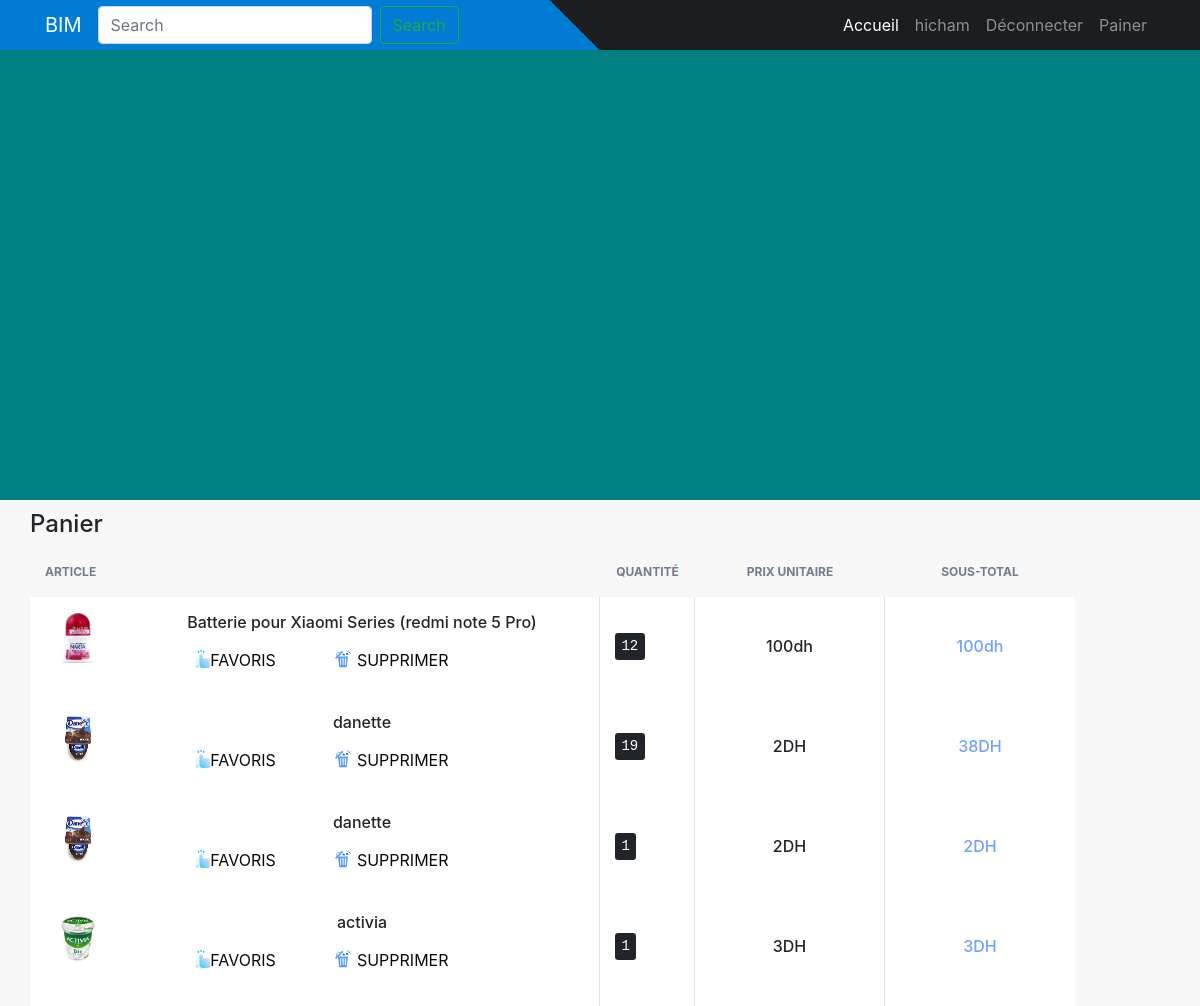
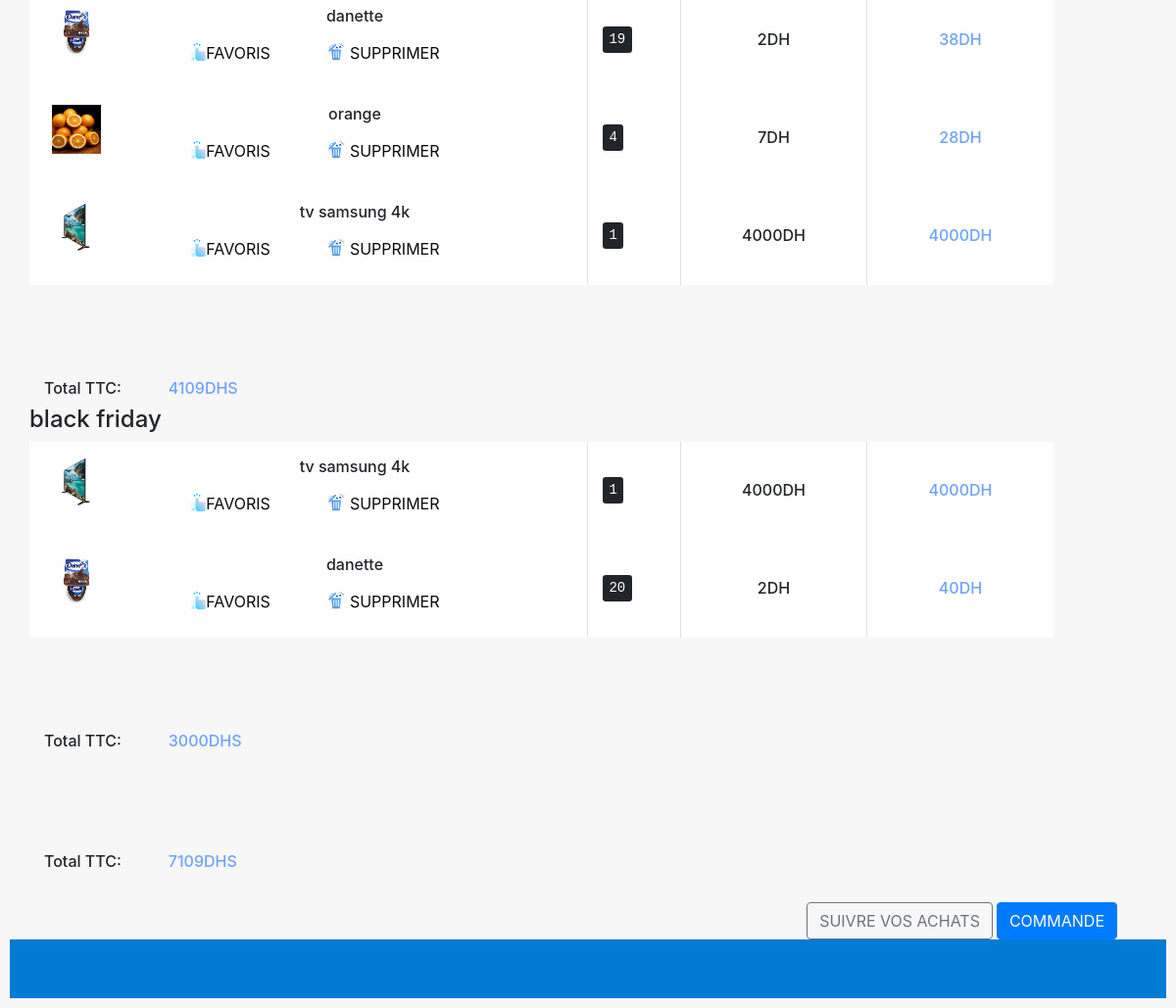
Page /paniergbl.php (signed in) on the committed database (2 pictures, top to bottom).
### tables this page shows
CREATE TABLE IF NOT EXISTS `produit` (
  `ID_pro` int(10) unsigned NOT NULL AUTO_INCREMENT,
  `nom` varchar(50) DEFAULT NULL,
  `Qte` int(11) DEFAULT NULL,
  `id_ad` int(11) unsigned NOT NULL,
  `id_ca` int(11) unsigned NOT NULL,
  `prix` int(11) unsigned NOT NULL,
  `img` varchar(50) DEFAULT NULL,
  `visible` int(2) unsigned NOT NULL DEFAULT 1,
  PRIMARY KEY (`ID_pro`),
  KEY `FK_AJOUTE` (`id_ad`),
  KEY `id_ca` (`id_ca`),
  CONSTRAINT `FK_produit_categorie` FOREIGN KEY (`id_ca`) REFERENCES `categorie` (`id_cat`),
  CONSTRAINT `FK_produit_user` FOREIGN KEY (`id_ad`) REFERENCES `user` (`id_user`)
);

CREATE TABLE IF NOT EXISTS `commande` (
  `ID_com` int(11) unsigned NOT NULL AUTO_INCREMENT,
  `date_com` date DEFAULT NULL,
  `id_pro` int(11) unsigned DEFAULT NULL,
  `id_pan` int(11) unsigned DEFAULT NULL,
  `id_client` int(11) unsigned NOT NULL,
  `pay` int(2) unsigned NOT NULL DEFAULT 0,
  `Qte` int(10) unsigned NOT NULL,
  PRIMARY KEY (`ID_com`),
  KEY `id_pro` (`id_pro`),
  KEY `id_pan` (`id_pan`),
  KEY `id_client` (`id_client`),
  CONSTRAINT `FK_commande_panier_fixe` FOREIGN KEY (`id_pan`) REFERENCES `panier_fixe` (`ID_panier`),
  CONSTRAINT `FK_commande_produit` FOREIGN KEY (`id_pro`) REFERENCES `produit` (`ID_pro`),
  CONSTRAINT `FK_commande_user` FOREIGN KEY (`id_client`) REFERENCES `user` (`id_user`)
);

CREATE TABLE IF NOT EXISTS `panier_fixe` (
  `ID_panier` int(10) unsigned NOT NULL AUTO_INCREMENT,
  `Date_panier` date DEFAULT NULL,
  `id_ad` int(10) unsigned NOT NULL,
  `prix` int(10) unsigned NOT NULL,
  `nomp` char(50) NOT NULL,
  PRIMARY KEY (`ID_panier`),
  KEY `id_ad` (`id_ad`),
  CONSTRAINT `FK_panier_fixe_user` FOREIGN KEY (`id_ad`) REFERENCES `user` (`id_user`)
);

CREATE TABLE IF NOT EXISTS `produitpn` (
  `id-e` int(10) unsigned NOT NULL AUTO_INCREMENT,
  `id_pan` int(10) unsigned NOT NULL,
  `id_pro` int(10) unsigned NOT NULL,
  `QnT` int(10) unsigned NOT NULL,
  PRIMARY KEY (`id-e`),
  KEY `id_pan` (`id_pan`),
  KEY `id_pro` (`id_pro`),
  CONSTRAINT `FK_produitpn_panier_fixe` FOREIGN KEY (`id_pan`) REFERENCES `panier_fixe` (`ID_panier`),
  CONSTRAINT `FK_produitpn_produit` FOREIGN KEY (`id_pro`) REFERENCES `produit` (`ID_pro`)
);

### panierglb.php (the view, shortened to what this page needs)
<?php include('server.php')?>
<?php
$panipro = "SELECT * FROM commande where id_client='" .$_SESSION['iduser']. "'";
$resultpanipro = $conn->query($panipro);
if ($resultpanipro->num_rows > 0) {
  while($rowpanipro = $resultpanipro->fetch_assoc()) {
    if($rowpanipro["pay"]==0 &$rowpanipro["id_pan"]==null){
        $pro = "SELECT * FROM produit where ID_pro=" . $rowpanipro["id_pro"] . "";
        $resultpro = $conn->query($pro);
      if ($resultpro->num_rows > 0) {
              while($rowpro = $resultpro->fetch_assoc()) {
              echo  "<div class='container'>
                <div class='row'>
                  <div class='cola col-1 '>
                    <img src='./image/" . $rowpro["img"] . "' class='img1 mt-3'>
                  </div>
                  <div class='cola col-5 border-right'>
                    <h6 class=' mt-3 '>" . $rowpro["nom"] . "</h6>
                        <div class='rowc ml-4 mt-3'>
                        <div class='col-4 '><img src='./icon/like.png' class='icon'><a href='#' class='link'>FAVORIS</a> </div>
                        <div class='col-5 '><img src='./icon/bin.png' class='icon'> <a href='#' class='link'>SUPPRIMER</a></div>
                            </div>
                  </div>
                  <div class='cola col-1 cent border-right'>
                  <kbd>" . $rowpanipro["Qte"] . "</kbd>
                  </div>
                  <div class='cola col-2 cent border-right'>
                      <h6 class='m-auto'>" . $rowpro["prix"] . "DH</h6>
                </div>
                <div class='cola col-2 cent cor'>
                    <h6 class='m-auto'>" . ($rowpro["prix"]*$rowpanipro["Qte"]) . "DH</h6>
                </div>
                </div>
              </div> ";
              }
       }
    }
  }
}
?>

### painerprsg.php (shortened to what this page needs)
<?php include('server.php')?>
<?php
$paincomd = "SELECT * FROM commande where id_client='" .$_SESSION['iduser']. "'";
$resultpaincomd = $conn->query($paincomd);
if ($resultpaincomd->num_rows > 0) {
  while($rowpaincomd = $resultpaincomd->fetch_assoc()) {
    if(isset($rowpaincomd["id_pan"]) && $rowpaincomd["pay"]==0){
        $pain = "SELECT * FROM panier_fixe where ID_panier='" . $rowpaincomd["id_pan"] . "'";
        $resultpain = $conn->query($pain);
        if ($resultpain->num_rows > 0) {
            while($rowpain = $resultpain->fetch_assoc()) {
                                   echo "<div class='container'>
                                    <div class='row'>
                                      <h4>" . $rowpain["nomp"] . "</h4>
                                    </div>
                                     </div>";
                   $painpro = "SELECT * FROM produitpn where id_pan=" . $rowpain["ID_panier"] . "";
                   $resultpainpro = $conn->query($painpro);
                if ($resultpainpro->num_rows > 0 ) {
                    while($rowpainpro = $resultpainpro->fetch_assoc()) {
                               $prodd = "SELECT * FROM produit where ID_pro=" . $rowpainpro["id_pro"] . "";
                               $resultprodd = $conn->query($prodd);
                            if ($resultprodd->num_rows > 0) {
                                while($rowprodd = $resultprodd->fetch_assoc()) {
                                  echo "<div class='container'>
                                  <div class='row'>
                                    <div class='cola col-1 '>
                                      <img src='./image/" . $rowprodd["img"] . "' class='img1 mt-3'>
                                    </div>
                                    <div class='cola col-5 border-right'>
                                      <h6 class=' mt-3 '>" . $rowprodd["nom"] . "</h6>
                                          <div class='rowc ml-4 mt-3'>
                                          <div class='col-4 '><img src='./icon/like.png' class='icon'><a href='#' class='link'>FAVORIS</a> </div>
                                          <div class='col-5 '><img src='./icon/bin.png' class='icon'> <a href='#' class='link'>SUPPRIMER</a></div>
                                              </div>
                                    </div>
                                    <div class='cola col-1 cent border-right'>
                                    <kbd>" . $rowpainpro["QnT"] . "</kbd>
                                    </div>
                                    <div class='cola col-2 cent border-right'>
                                        <h6 class='m-auto'>" . $rowprodd["prix"] . "DH</h6>
                                  </div>
                                  <div class='cola col-2 cent cor'>
                                      <h6 class='m-auto'>" . ($rowpainpro["QnT"]*$rowprodd["prix"]) . "DH</h6>
                                  </div>
                                  </div>
                                   </div>";
                                }
                            }
                    }
                }
                echo "<div class='container mt-5'>
                <div class=' mt-5 rowc  '>
                            <h6 >Total TTC:</h6>
                            <h6 class='cor ml-5'>" . $rowpain["prix"] . "</h6>
                            <h6 class='cor'>DHS</h6>
                        </div>
                </div>";
            }
        }
    }
   }
}
?>

### style.css (style rules this page uses)
body { margin: 0; font-family: -apple-system,BlinkMacSystemFont,"Segoe UI",Roboto,"Helvetica Neue",Arial,sans-serif; font-size: 1rem; font-weight: 400; line-height: 1.5; color: #212529; background-color: #f7f7f7; }
a { color: #0a0a0a; text-decoration: none; }
.cola { height:100px; text-align: center; background-color: white; }
.img1 { width: 50px; height: 50px; }
.cent { display: flex; align-items: center; }
.icon { height:18px; width: 18px; margin-bottom: 6px; }
.link { text-decoration: none; }
.rowc { display: flex; }
.cor { color: #70a1ff; }

### rows in the picture
commande: Qte "19"
produit: img (picture), nom "danette", prix "2", $rowpro['prix']*$rowpanipro['Qte'] "38", $rowpro['prix']*$rowpanipro['Qte'] "2"
commande: Qte "1"
commande: Qte "1"
produit: img (picture), nom "activia", prix "3", $rowpro['prix']*$rowpanipro['Qte'] "3"
commande: Qte "19"
commande: Qte "4"
produit: img (picture), nom "orange", prix "7", $rowpro['prix']*$rowpanipro['Qte'] "28"
commande: Qte "1"
produit: img (picture), nom "tv samsung 4k", prix "4000", $rowpro['prix']*$rowpanipro['Qte'] "4000"
panier_fixe: nomp "black friday", prix "3000"
produitpn: QnT "1", $rowpainpro['QnT']*$rowprodd['prix'] "4000"
produitpn: QnT "20", $rowpainpro['QnT']*$rowprodd['prix'] "40"

### other values in the picture
$_SESSION['username'] "hicham"
$totalepro "4109"
$totalepro+array_sum($totalepani) "7109"
